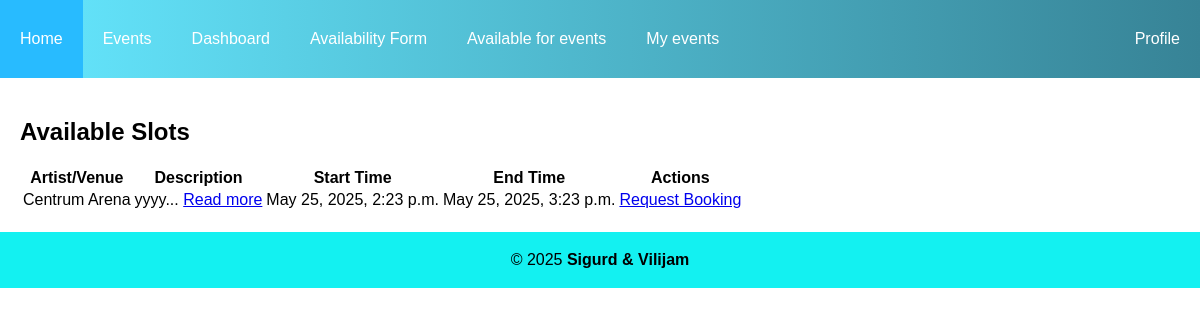
Page /available/ (signed in) on the committed database.
### app/models.py (models this page shows, shortened)
class Availability(models.Model):
    TYPE_CHOICES = [
        ("artist", "Artist"),
        ("venue", "Venue"),
    ]
    type = models.CharField(max_length=10, choices=TYPE_CHOICES)
    artist = models.ForeignKey(
        Artist,
        on_delete=models.CASCADE,
        null=True,
        blank=True,
        related_name="availability_artist",
    )
    venue = models.ForeignKey(
        Venue,
        on_delete=models.CASCADE,
        null=True,
        blank=True,
        related_name="availability_venue",
    )
    start_time = models.DateTimeField()
    end_time = models.DateTimeField()
    description = models.TextField()
    class Meta:
        constraints = [
            models.CheckConstraint(
                check=(
                    models.Q(artist__isnull=False, venue__isnull=True)
                    | models.Q(artist__isnull=True, venue__isnull=False)
                ),
                name="artist_or_venue_only",
            )
        ]

class Venue(models.Model):
    user = models.OneToOneField(
        User, on_delete=models.CASCADE, related_name="venue_user"
    )
    location = models.ForeignKey(
        "Location", on_delete=models.CASCADE, related_name="venue_location"
    )
    venuecapacity = models.IntegerField()
    venueimage = models.ImageField(
        upload_to="venuepics/", default="venuepics/default.png", null=True, blank=True
    )
    venuefans = models.ManyToManyField(User, related_name="venue_fans", blank=True)
    genres = models.ManyToManyField(Genre, related_name="venues", blank=True)

class User(AbstractUser):
    choices = [
        ("fan", "Fan"),
        ("artist", "Artist"),
        ("venue", "Venue"),
        ("doorman", "Doorman"),
    ]
    role = models.CharField(max_length=100, choices=choices, default="fan")
    profilename = models.CharField(
        max_length=100
    )  # Name on profile different from username and full name
    bio = models.TextField(max_length=1000, null=True, blank=True)
    profilepic = models.ImageField(
        upload_to="profilepics/",
        default="profilepics/default.png",
        null=True,
        blank=True,
    )

### app/views.py (the view)
# urls.py: path('available/', views.available, name='available'),
@profile_required
@login_required
@role_required(["artist", "venue"])
def available(request):
    availabilities = Availability.objects.all().order_by("start_time")
    return render(request, "available.html", {"availabilities": availabilities})

### app/utils.py (called while the page is built)
def role_required(allowed_roles):
    def decorator(view_func):
        @wraps(view_func)
        def _wrapped_view(request, *args, **kwargs):
            if not request.user.is_authenticated:
                return HttpResponse(
                    "You must be logged in to access this page.", status=403
                )
            if request.user.role not in allowed_roles:
                return HttpResponse(
                    "You do not have permission to access this page.", status=403
                )
            return view_func(request, *args, **kwargs)
        return _wrapped_view
    return decorator

def profile_required(view_func):
    @wraps(view_func)
    def checkprofile(request, *args, **kwargs):
        user = request.user
        if not (
            hasattr(user, "fan_user")
            or hasattr(user, "artist_user")
            or hasattr(user, "venue_user")
            or hasattr(user, "doorman_user")
        ):
            return redirect("createprofile")
        return view_func(request, *args, **kwargs)
    return checkprofile

### templates/available.html
{% extends "base.html" %}
{% block content %}
<div class="container">
    <h2>Available Slots</h2>
    {% if availabilities %}
    <table class="availability-table">
        <thead>
            <tr>
                <th>Artist/Venue</th>
                <th>Description</th>
                <th>Start Time</th>
                <th>End Time</th>
                <th>Actions</th>
            </tr>
        </thead>
        <tbody>
            {% for availability in availabilities %}
            <tr>
                <td>
                    {% if availability.artist %}
                    {{ availability.artist.user.profilename|default:availability.artist.user.username }}
                    {% elif availability.venue %}
                    {{ availability.venue.user.profilename|default:availability.venue.user.username }}
                    {% else %}
                    Unknown
                    {% endif %} </td>
                <td title="{{ availability.description }}">
                    {{ availability.description|slice:":100" }}...
                    <a href="{% url 'listingdetail' 'availability' availability.id %}"
                        class="btn btn-outline-secondary btn-sm" target="_blank">Read more</a>
                </td>
                <td>{{ availability.start_time }}</td>
                <td>{{ availability.end_time }}</td>
                <td>
                    {% if availability.artist and availability.artist.user == request.user or availability.venue and availability.venue.user == request.user %}
                    <form method="POST" action="{% url 'listingdetail' 'availability' availability.id %}">
                        {% csrf_token %}
                        <input type="hidden" name="delete" value="true">
                        <button type="submit" class="btn btn-danger btn-sm"
                            onclick="return confirm('Are you sure you want to delete this listing?')">Delete
                            Listing</button>
                    </form>
                    {% else %}
                    <a href="{% url 'requestbooking' availability.id %}" class="btn btn-primary btn-sm">Request
                        Booking</a>
                    {% endif %}
                </td>
            </tr>
            {% endfor %}
        </tbody>
    </table>
</div>
{% else %}
<p>No available slots at the moment.</p>
{% endif %}
{% endblock %}1

### static/css/base.css (style rules this page uses)
body { font-family: Verdana, Geneva, Tahoma, sans-serif; background: linear-gradient(rgb(255, 255, 255), rgb(255, 255, 255)); margin: 0; }
.container { max-width: 1200px; margin: 0 auto; padding: 20px; }
table td { max-width: 200px; overflow-wrap: break-word; word-wrap: break-word; word-break: break-all; white-space: normal; overflow: hidden; text-overflow: ellipsis; }
.availability-table td, .booking-table td { max-width: 250px; overflow-wrap: break-word; word-wrap: break-word; word-break: break-all; white-space: normal; overflow: hidden; text-overflow: ellipsis; }

### rows in the picture
Availability: venue.user.profilename "Centrum Arena", description "yyyy", start_time "May 25, 2025, 2:23 p.m.", end_time "May 25, 2025, 3:23 p.m.", shows "Request Booking"
